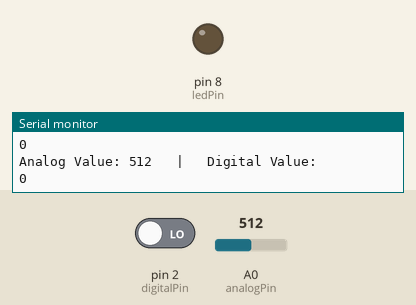
A sketch run on a simulated Arduino Uno, built with avr-gcc and run on an emulated ATmega328P. Shown: output pins drawn as LEDs (lit = HIGH), the last lines printed to the serial monitor. The test bench sets the inputs (shaded band); at power-on: pin 2 (digitalPin) LOW, A0 (analogPin) = 512.

Above: at 1.3 s.
1.4 s: pin 2 (digitalPin) driven HIGH
At 1.9 s:
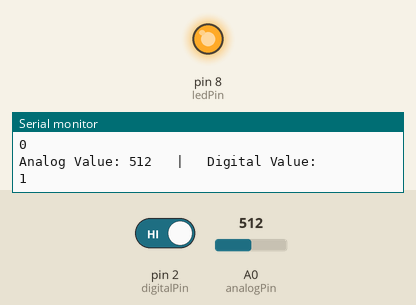
3.0 s: A0 (analogPin) set to 104
6.0 s: A0 (analogPin) set to 91
9.0 s: pin 2 (digitalPin) driven LOW
At 10.3 s:
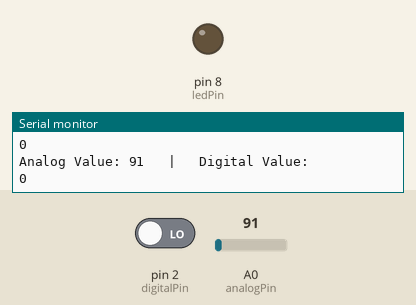
Timing chart, 0 to 12.0 s (numbered marks = the images above; inputs shaded):
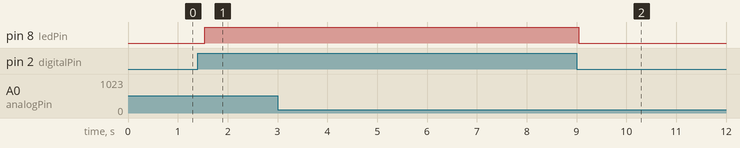

Measured:
- after the input at 1.4 s, pin 8 (ledPin): LOW → HIGH after 0.14 s
- after the input at 9.0 s, pin 8 (ledPin): HIGH → LOW after 0.05 s

The sketch:

_ldr_07.ino
```cpp
const int analogPin = A0;
const int digitalPin = 2;
const int ledPin = 8;

void setup() {
  // put your setup code here, to run once:
  Serial.begin(9600);

  pinMode(digitalPin, INPUT);
  pinMode(ledPin, OUTPUT);

  Serial.println("Analog LDR Reading Started!");
  Serial.println("---------------------------");

}

void loop() {
  // put your main code here, to run repeatedly:
  int analogVal = analogRead(analogPin);

  int digitalVal = digitalRead(digitalPin);

  Serial.print("Analog Value: ");
  Serial.print(analogVal);
  Serial.println("\t | \tDigital Value: ");
  Serial.println(digitalVal);

  if (digitalVal == HIGH) {
    digitalWrite(ledPin, HIGH);
  } else {
    digitalWrite(ledPin, LOW);
  }

  delay(500);

}
```
